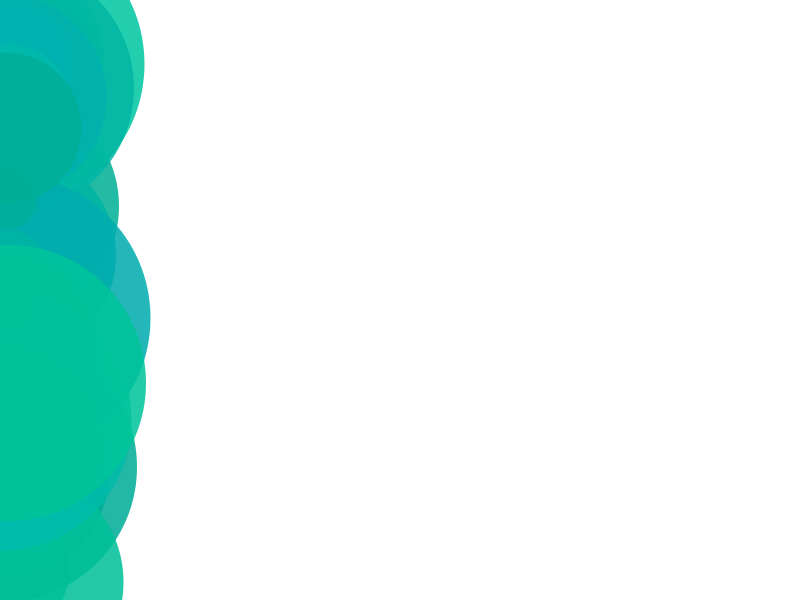
Frame 1 (no input)
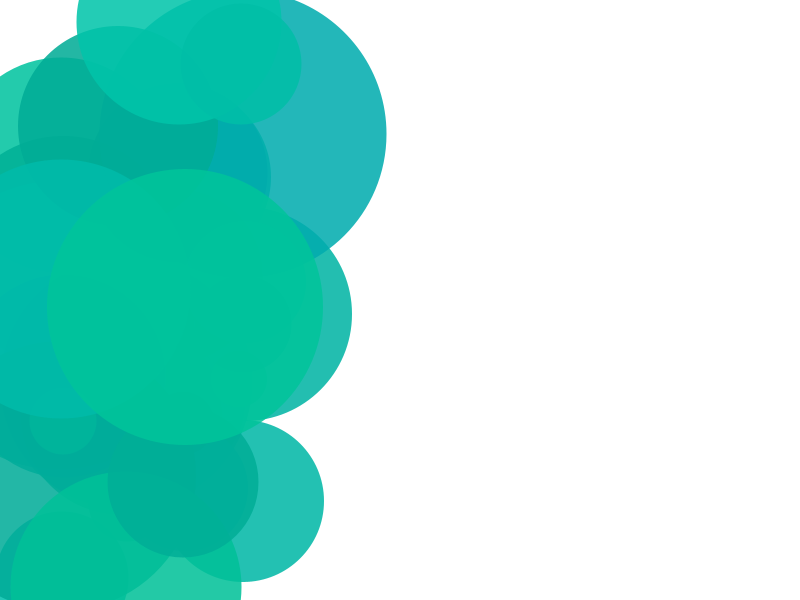
Frame 60 (the mouse pressed at the canvas centre just before this capture)
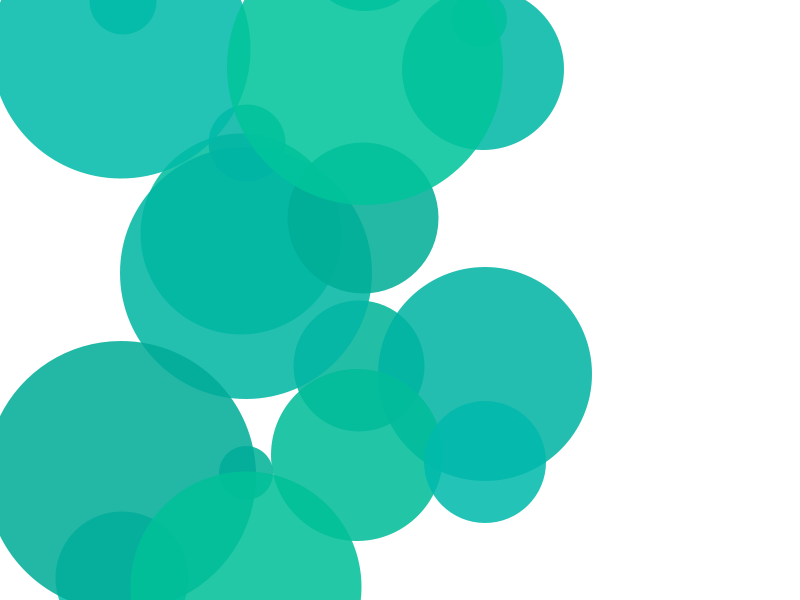
Frame 120 (the mouse held since frame 60 and released just before this capture)

The Processing sketch that drew these frames (run headless with seeded random() and noise(); from frame 60 on, the mouse is pressed at the canvas centre):

// Processing sketch: processing_77508
// ── processing_77508.pde

//HW11
//Katherine Y. Lee
//Copyright 2012

//initial idea credits to Zhaochang He

final int max = 30;

//arrays
int [] dotA;
int [] dotB;
int [] speedA;
int [] speedB;
int [] dotSize;
color [] dotColor;


void setup() {
  size (800, 600);
  smooth ();
  noStroke ();
  frameRate (30);
  dotA = new int [max];
  dotB = new int [max];
  speedA = new int [max];
  speedB = new int [max];
  dotSize = new int [max];
  dotColor = new int [max];

  initColor ();
  initArray (dotA, 0, 10);
  initArray (dotB, 0, 600);
  initArray (dotSize, 50, 300);
  initArray (speedA, 1, 5);
  initArray (speedB, 1, 10);
  
}


void draw() {
  prepBackground();
  drawDots();
  moveDots();
}


void initArray(int [] anyArray, int x, int y) {
  for (int i=0; i < anyArray.length; i++) {
    anyArray[i] = int (random(x,y));
  }
}


void prepBackground() {
  background(255);
}

void initColor() {
  for (int i = 0; i < dotColor.length; i++) {
    dotColor[i] = color (0, (int)random(170, 200), (int)random(150, 180));
  }
}

void drawDots() {
  for (int i = 0 ; i < max; i++) {
    fill(dotColor[i], 220);
    ellipse(dotA[i], dotB[i], dotSize[i], dotSize[i]);
  }
}

void moveDots() {
  for (int i=0; i < max; i++) {
    dotA[i] = dotA[i] + speedA[i];
    if (dotA[i] + (dotSize[i]/2) > width) {
      speedA[i] = -speedA[i];
    }
    if (dotA[i] + (dotSize[i]/2) < -width) {
      speedA[i] = -speedA[i];
    }
    dotB[i] = dotB[i] + speedB[i];
    if (dotB[i] + (dotSize[i]/2) > height) {
      speedB[i] = -speedB[i];
    }
    if (dotB[i] + (dotSize[i]/2) < - height) {
      speedB[i] = -speedB[i];
  }
}
}
